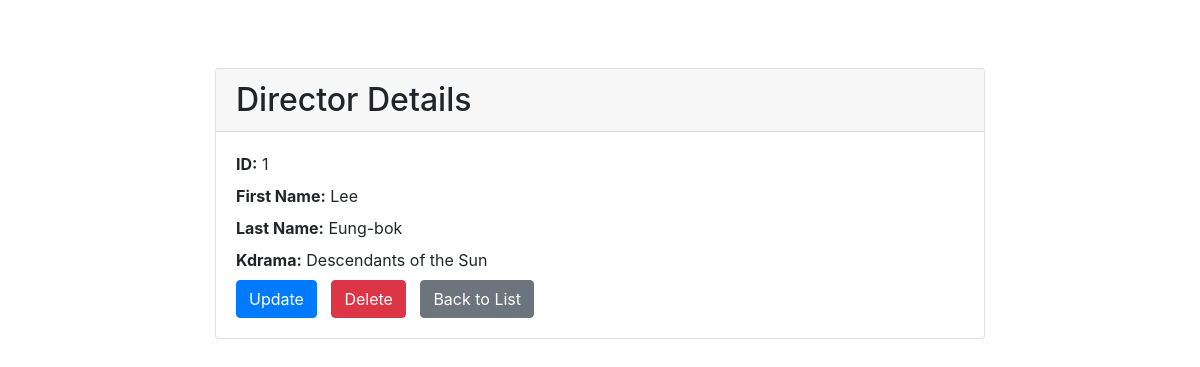
Screenshot of /kdrama/director_details/1/ with the database file from the repository.
### kdrama/models.py (models this page shows, shortened)
class director (models.Model):
    director_id = models.AutoField(primary_key=True)
    first_name = models.CharField(max_length=25, blank=True)
    last_name = models.CharField(max_length=25, blank=True)
    kdrama = models.ForeignKey(kdrama, on_delete=models.CASCADE)

class kdrama(models.Model):
    kdrama_id = models.AutoField(primary_key=True)
    title = models.CharField(max_length=100)
    description = models.CharField(max_length=500, blank=True)
    release_year = models.CharField(max_length=50, blank=True)
    duration = models.CharField(max_length=50, blank=True)

### kdrama/views.py (the view)
# urls.py: path('director_details/<int:director_id>/', views.DirectorDetails.as_view(), name='director_details'),
class DirectorDetails(View):
    def get(self, request, director_id):
        directors = get_object_or_404(director, pk=director_id)
        return render(request=request, template_name='kdrama/director_details.html', context={'director': directors})

### kdrama/templates/kdrama/director_details.html (shortened to what this page needs)
{% extends 'base.html' %}
{% block content %}
    <div class="card mt-5">
        <div class="card-header">
            <h2 class="mb-0">Director Details</h2>
        </div>
        <div class="card-body">
            <p class="mb-2"><strong>ID:</strong> {{ director.director_id }}</p>
            <p class="mb-2"><strong>First Name:</strong> {{ director.first_name }}</p>
            <p class="mb-2"><strong>Last Name:</strong> {{ director.last_name }}</p>
            <p class="mb-2"><strong>Kdrama:</strong> {{ director.kdrama.title }}</p>
            <a href="{% url 'director_update' director.director_id %}" class="btn btn-primary">Update</a>
            <a href="{% url 'director_delete' director.director_id %}" class="btn btn-danger">Delete</a>
            <a href="{% url 'director-list' %}" class="btn btn-secondary">Back to List</a>
        </div>
    </div>
{% endblock %}

### templates/base.html (style rules this page uses)
body { padding-top: 20px; }
.btn { margin-right: 10px; }

### rows the page displays
director: director_id "1", first_name "Lee", last_name "Eung-bok", kdrama "Descendants of the Sun"
